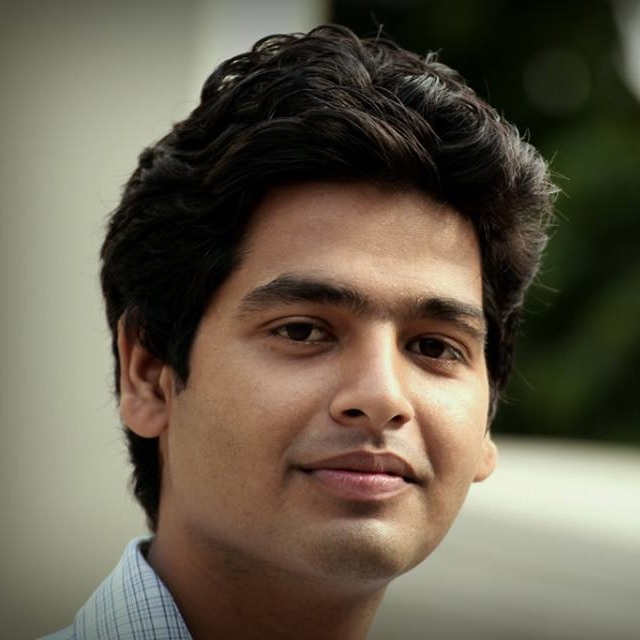
#> input picture my_img.jpg, 640 x 640 px
$ jupyter execute 'String Art Main File.ipynb'   (shell and % lines are left out)
#> lines starting #> are read from the running program, lines starting #| are printed output that depends on the picture; after the words box and inside, x2 and y2 are one past the last pixel; in counts of white or black regions, pixels touching at a corner belong together
[cell 1]
import matplotlib.pyplot as plt

from PIL import Image, ImageDraw, ImageOps, Resamplin

import cv2
import numpy as np

### A function just to display the image

[cell 2]
def display_image(img):
    fig = plt.figure(figsize=(10,10))
    ax = fig.add_subplot(111)
    ax.imshow(img, cmap='gray')
    plt.show()

### Function to crop a full image into a circle

[cell 3]
def crop_circle(image_path):
    # Open the input image as numpy array, convert to RGB
#> called with image_path = 'my_img.jpg'
    img = Image.open(image_path).convert("RGB")
#> img is the input picture: PIL image 640x640 RGB; mean R, G, B 101.8, 93.6, 77.2
    npImage = np.array(img)
    h, w = img.size
#> h = 640; w = 640

    # Create same size alpha layer with circle
    alpha = Image.new('L', img.size, 0)
#> alpha: PIL image 640x640 L; every value is 0
    draw = ImageDraw.Draw(alpha)
    draw.pieslice([0, 0, h, w], 0, 360, fill=255)

    # Convert alpha Image to numpy array
    npAlpha = np.array(alpha)
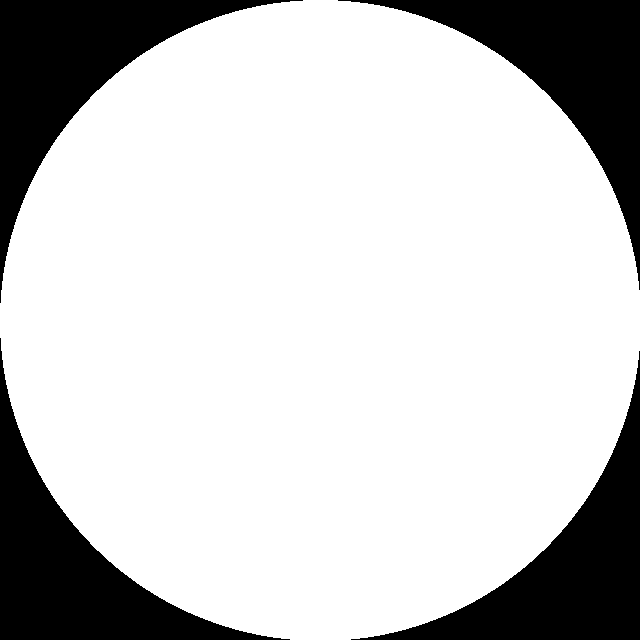
#> npAlpha: shape (640, 640); 78.8% white; 4 black regions, box (x1, y1, x2, y2) and area: (0, 0, 303, 303) 22062, (338, 0, 640, 290) 21759, (0, 338, 290, 640) 21759, (351, 351, 640, 640) 21457

    # Add alpha layer to RGB
    npImage = np.dstack((npImage, npAlpha))
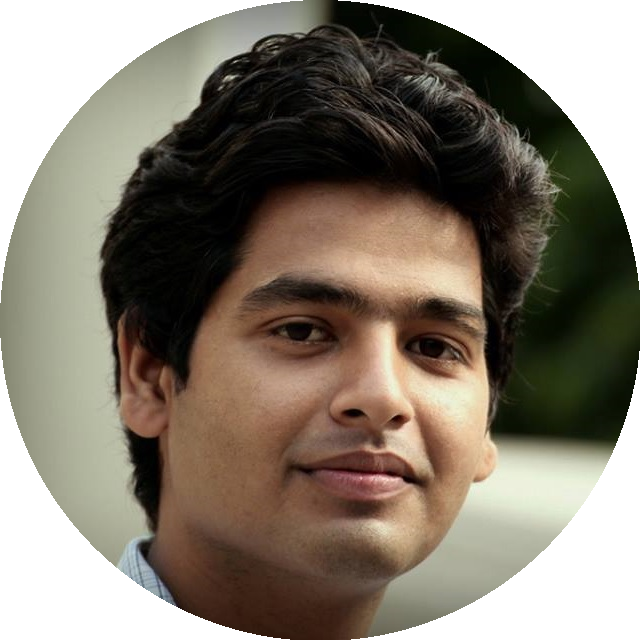
#> npImage: shape (640, 640, 4); mean R, G, B, A 101.8, 93.6, 77.2, 200.8; transparent parts drawn white

    # Convert numpy array to PIL Image
    pilImage = Image.fromarray(npImage)

    # Crop the image to the circle
    pilImage = pilImage.crop((0, 0, h, w))
    pilImage = ImageOps.fit(pilImage, (2 * min(h, w),) * 2, Image.Resampling.LANCZOS)

    # Save the image
    pilImage.save('cropped_circle.png')
    return pilImage

[cell 4]
img_out = crop_circle('my_img.jpg')

display_image(img_out)

### Now we need a canvas for our string art drawing and we can do that using below function. It requires an input image, number of points you need(nails) and the radius for point to display

[cell 5]
import math
from PIL import Image, ImageDraw

def create_canvas_with_points(circle_img, nails=300, point_radius=1):
    #List to save all the points
    points = []

    # Get the size of the circle image
    width, height = circle_img.shape[:2]

    # Create a new image with the same size as the circle image
    canvas_img = Image.new('L', (width, height), color='white')

    # Calculate the radius of the circle
    radius = width // 2

    # Calculate the angle between each point
    angle = 2 * math.pi / nails

    # Calculate the distance between each point
    distance = radius - 10

    # Draw the points on the canvas
    draw = ImageDraw.Draw(canvas_img)
    for i in range(nails):
        x = int(radius + distance * math.cos(i * angle))
        y = int(radius + distance * math.sin(i * angle))
        draw.ellipse((x-point_radius, y-point_radius, x+point_radius, y+point_radius), fill='black')
        points.append((x, y))

    # Save the canvas image
    canvas_img.save('canvas.png')

    return canvas_img, points

### Function that converts the transparent background of the cropped image into a grayscale image with white background. This will be useful later on when we perform loss calculation

[cell 6]
def crop_to_white_background_image(img_path):
#> called with img_path = 'cropped_circle.png'
    img = cv2.imread(img_path, cv2.IMREAD_UNCHANGED)
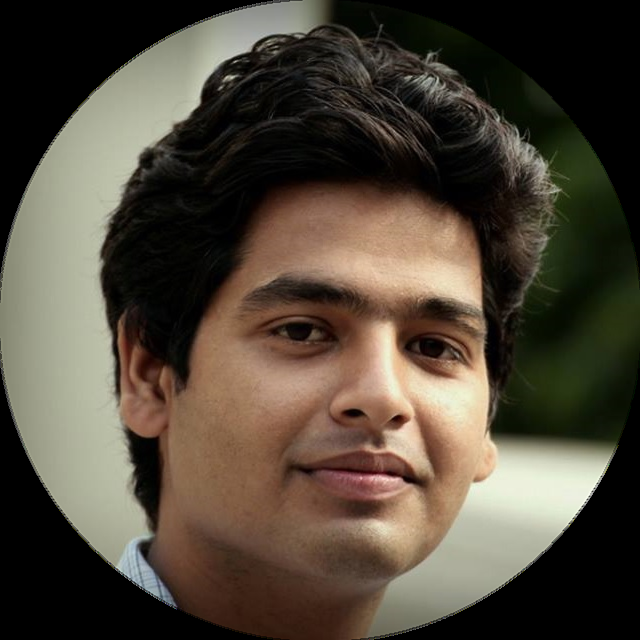
#> img: shape (1280, 1280, 4) (shown at 1/2 size); mean B, G, R, A 57.9, 70.8, 80, 200.8
    b, g, r, a = cv2.split(img)
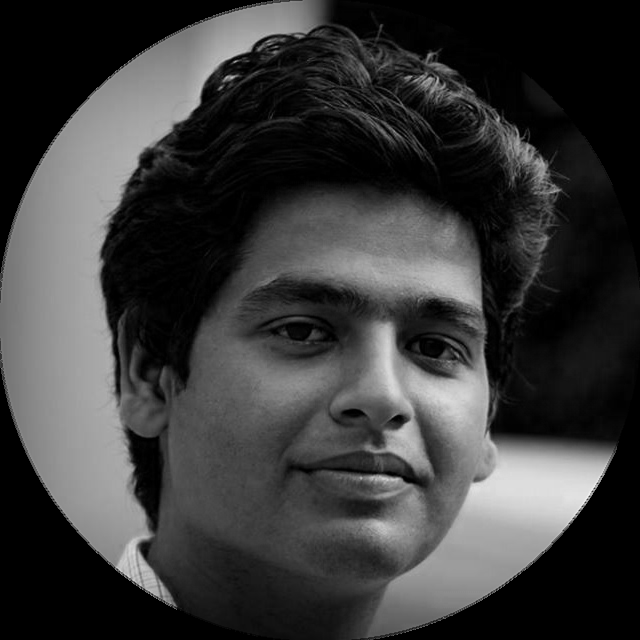
#> b: shape (1280, 1280) (shown at 1/2 size); min 0, max 255, mean 57.9
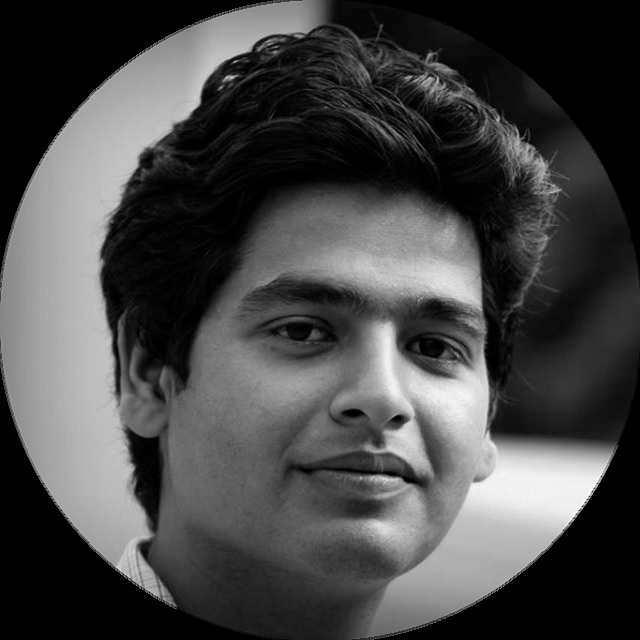
#> g: shape (1280, 1280) (shown at 1/2 size); min 0, max 255, mean 70.8
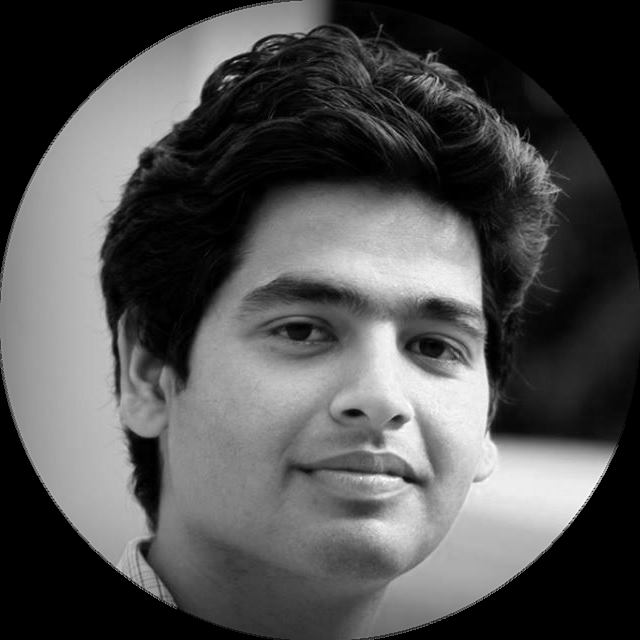
#> r: shape (1280, 1280) (shown at 1/2 size); min 0, max 255, mean 80

    a = cv2.bitwise_not(a)
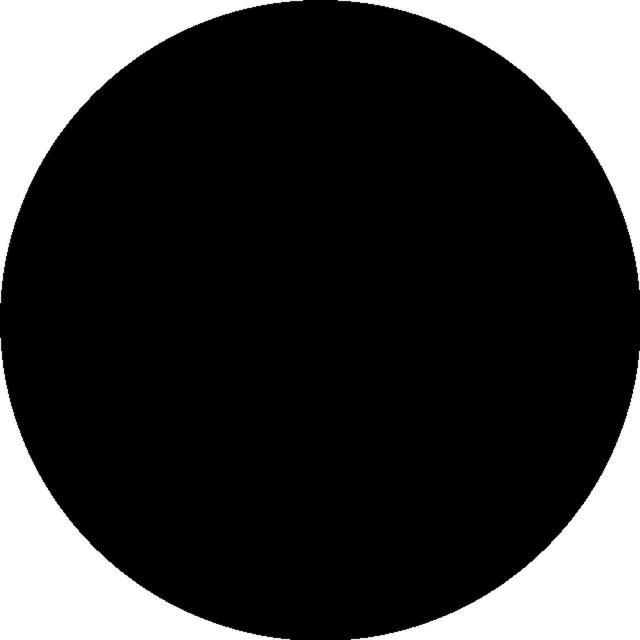
#> a: shape (1280, 1280) (shown at 1/2 size); min 0, max 255, mean 54.2
    mask = cv2.cvtColor(a, cv2.COLOR_GRAY2BGR)

    bgr = cv2.cvtColor(img, cv2.COLOR_BGRA2BGR)
    result = cv2.add(bgr, mask)
    result = cv2.cvtColor(result, cv2.COLOR_BGR2GRAY)
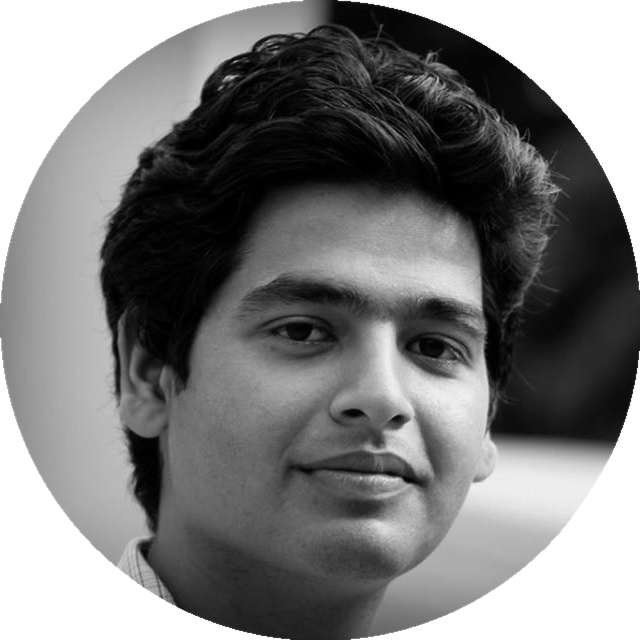
#> result: shape (1280, 1280) (shown at 1/2 size); min 0, max 255, mean 125.7

    return result

[cell 7]
# cropped_img = cv2.imread('cropped_circle.png', cv2.IMREAD_UNCHANGED)

cropped_img = crop_to_white_background_image('cropped_circle.png')

canvas_out, points = create_canvas_with_points(cropped_img, nails=200, point_radius=2)
#> in create_canvas_with_points, `canvas_img = Image.new('L', (width, height), color='white')`: canvas_img: PIL image 1280x1280 L; every value is 255
#> after the loop in create_canvas_with_points, `for i in range(nails):`: points = 200 pairs, first value 10 to 1270, second value 10 to 1270
#> in create_canvas_with_points, `canvas_img.save('canvas.png')`:
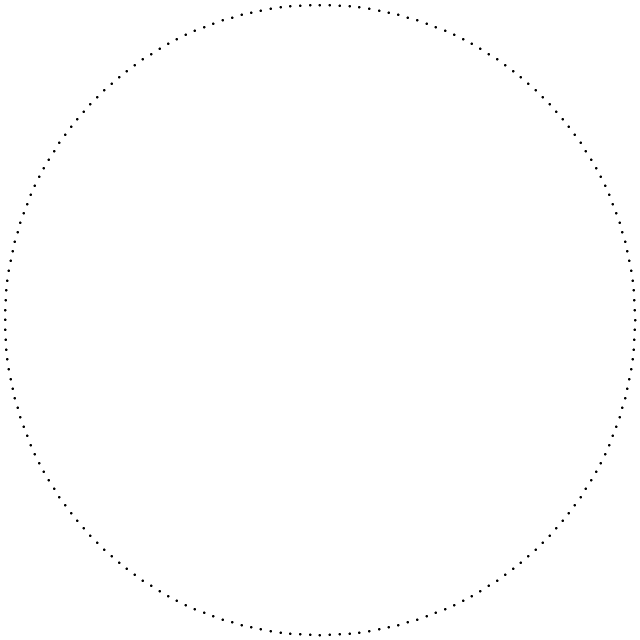
#> saved as canvas.png: PIL image 1280x1280 L (shown at 1/2 size); 99.7% white; 200 black regions, largest, box (x1, y1, x2, y2) and area: (598, 9, 603, 14) 21, (618, 8, 623, 13) 21, (637, 8, 642, 13) 21
canvas_out = np.array(canvas_out)

# cropped_img = cv2.cvtColor(cropped_img, cv2.COLOR_BGR2GRAY)

display_image(cropped_img)
display_image(canvas_out)

### Let's see if drawing a line will work on our canvas or not

[cell 8]
def draw_line(image, point1, point2, lw=1):
    # Create a copy of the image to draw on
#> called with point1 = (738, 1262), point2 = (47, 853), lw = 1
    draw_img = image.copy()

    # Draw the line on the image
    cv2.line(draw_img, point1, point2, (0, 0, 0), thickness=lw)
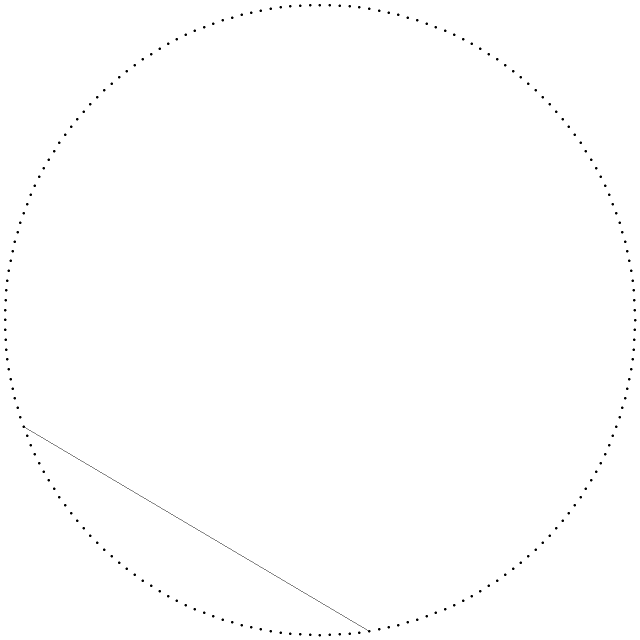
#> draw_img: shape (1280, 1280) (shown at 1/2 size); 99.7% white; 199 black regions, largest, box (x1, y1, x2, y2) and area: (45, 851, 741, 1265) 728, (598, 9, 603, 14) 21, (618, 8, 623, 13) 21

    # Return the image with the line drawn on it
    return draw_img
